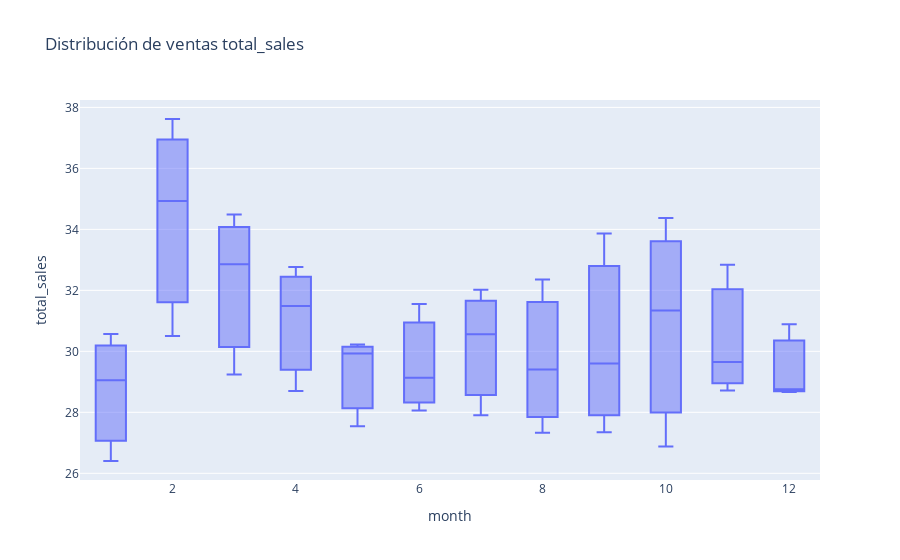

This figure's notebook cell:
### Code cell
crear_boxplot(ph_month_avg,columna_x="month",columna_y="total_sales",titulo="sales")

### Figure 1 — Plotly figure (JSON) as saved in the notebook; plotly's stock layout.template omitted (floating-point values rounded to 4 significant figures)
{"data": [{"alignmentgroup": "True", "hovertemplate": "month=%{x}<br>total_sales=%{y}<extra></extra>", "legendgroup": "", "marker": {"color": "#636efa"}, "name": "", "notched": false, "offsetgroup": "", "orientation": "v", "showlegend": false, "type": "box", "x": [1, 2, 3, 4, 5, 6, 7, 8, 9, 10, 11, 12, 1, 2, 3, 4, 5, 6, 7, 8, 9, 10, 11, 12, 1, 2, 3, 4, 5, 6, 7, 8, 9, 10, 11, 12], "x0": " ", "xaxis": "x", "y": [26.4, 30.5, 29.24, 28.7, 27.54, 28.06, 27.9, 27.33, 27.34, 26.88, 28.72, 28.66, 29.05, 34.93, 32.86, 31.48, 30.22, 29.13, 30.56, 29.4, 29.6, 31.34, 29.65, 28.76, 30.57, 37.62, 34.49, 32.77, 29.93, 31.55, 32.02, 32.35, 33.86, 34.37, 32.84, 30.89], "y0": " ", "yaxis": "y"}], "layout": {"boxmode": "group", "legend": {"tracegroupgap": 0}, "title": {"text": "Distribución de ventas total_sales"}, "xaxis": {"anchor": "y", "domain": [0, 1], "title": {"text": "month"}}, "yaxis": {"anchor": "x", "domain": [0, 1], "title": {"text": "total_sales"}}}}
